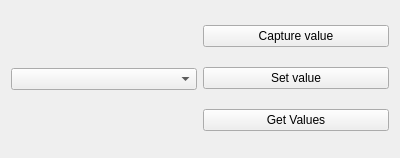
<?xml version="1.0" encoding="UTF-8"?>
<ui version="4.0">
 <class>Widget</class>
 <widget class="QWidget" name="Widget">
  <property name="geometry">
   <rect>
    <x>0</x>
    <y>0</y>
    <width>400</width>
    <height>158</height>
   </rect>
  </property>
  <property name="windowTitle">
   <string>Widget</string>
  </property>
  <layout class="QHBoxLayout" name="horizontalLayout">
   <item>
    <widget class="QComboBox" name="comboBox"/>
   </item>
   <item>
    <layout class="QVBoxLayout" name="verticalLayout">
     <item>
      <widget class="QPushButton" name="captureValueButton">
       <property name="text">
        <string>Capture value</string>
       </property>
      </widget>
     </item>
     <item>
      <widget class="QPushButton" name="setValueButton">
       <property name="text">
        <string>Set value</string>
       </property>
      </widget>
     </item>
     <item>
      <widget class="QPushButton" name="getValuesButton">
       <property name="text">
        <string>Get Values</string>
       </property>
      </widget>
     </item>
    </layout>
   </item>
  </layout>
 </widget>
 <layoutdefault spacing="6" margin="11"/>
 <resources/>
 <connections/>
</ui>
